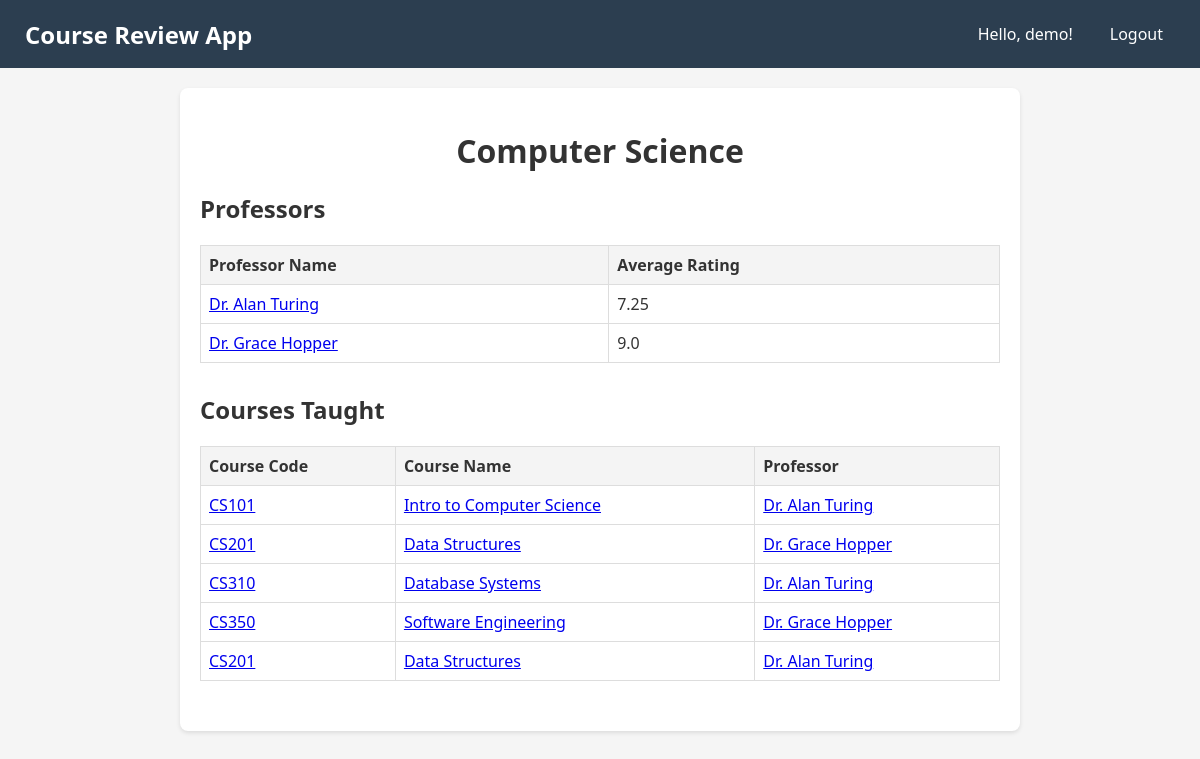
The page /department/1 (signed in) on the database its author committed.
### tables this page shows
CREATE TABLE departments (
    department_id INTEGER PRIMARY KEY AUTOINCREMENT,
    department_name TEXT UNIQUE
);

CREATE TABLE professors (
    professor_id INTEGER PRIMARY KEY AUTOINCREMENT,
    name TEXT NOT NULL
);

CREATE TABLE courses (
    course_code TEXT PRIMARY KEY,
    course_name TEXT NOT NULL, 
    department_id TEXT NOT NULL,
    FOREIGN KEY (department_id) REFERENCES departments(department_id)
);

### main.py (the view)
@app.route('/department/<int:department_id>')
@login_required
def department_detail(department_id):
    with get_db_connection() as conn:
        department = conn.execute('SELECT * FROM departments WHERE department_id = ?', (department_id,)).fetchone()
        if not department:
            abort(404)
        department_id = department['department_id']
        professors = conn.execute('''
            SELECT p.professor_id, p.name, AVG(r.professor_rating) as avg_rating
            FROM professors p
            JOIN courses c ON c.department_id = ?
            JOIN course_professors cp ON cp.professor_id = p.professor_id AND cp.course_code = c.course_code
            LEFT JOIN reviews r ON r.professor_id = p.professor_id
            GROUP BY p.professor_id, p.name
        ''', (department_id,)).fetchall()
        courses = conn.execute('''
            SELECT c.course_code, c.course_name, p.name as professor_name, p.professor_id
            FROM courses c
            JOIN course_professors cp ON c.course_code = cp.course_code
            JOIN professors p ON cp.professor_id = p.professor_id
            WHERE c.department_id = ?
        ''', (department_id,)).fetchall()
    return render_template('department_detail.html', department=department, professors=professors, courses=courses)

### main.py (called while the page is built)
def login_required(view):
    @wraps(view)
    def wrapped_view(**kwargs):
        if 'user_id' not in session:
            return redirect(url_for('login'))
        return view(**kwargs)
    return wrapped_view

def get_db_connection():
    conn = sqlite3.connect('database.db')
    conn.row_factory = sqlite3.Row
    return conn

### src/templates/department_detail.html (shortened to what this page needs)
{% extends 'base.html' %}
{% block content %}
<div class="department-dashboard">
    <h1>{{ department['department_name'] }}</h1>
    <div class="professors-list">
        <h2>Professors</h2>
        <table>
            <thead>
                <tr>
                    <th>Professor Name</th>
                    <th>Average Rating</th>
                </tr>
            </thead>
            <tbody>
                {% for professor in professors %}
                <tr>
                    <td><a href="{{ url_for('professor_detail', professor_id=professor['professor_id']) }}">{{ professor['name'] }}</a></td>
                    <td>{{ professor['avg_rating'] or 'N/A' }}</td>
                </tr>
                {% endfor %}
            </tbody>
        </table>
    </div>
    <div class="courses-list">
        <h2>Courses Taught</h2>
        <table>
            <thead>
                <tr>
                    <th>Course Code</th>
                    <th>Course Name</th>
                    <th>Professor</th>
                </tr>
            </thead>
            <tbody>
                {% for course in courses %}
                <tr>
                    <td><a href="{{ url_for('course_detail', course_code=course['course_code']) }}">{{ course['course_code'] }}</a></td>
                    <td><a href="{{ url_for('course_detail', course_code=course['course_code']) }}">{{ course['course_name'] }}</a></td>
                    <td><a href="{{ url_for('professor_detail', professor_id=course['professor_id']) }}">{{ course['professor_name'] }}</a></td>
                </tr>
                {% endfor %}
            </tbody>
        </table>
    </div>
</div>
{% endblock %}

### src/style.css (style rules this page uses)
body { background-color: white; color: black; font-family: sans-serif; margin: 0; }

### src/templates/department_detail.html (style rules this page uses)
.department-dashboard { max-width: 800px; margin: 0 auto; padding: 20px; background-color: #fff; border-radius: 8px; box-shadow: 0 2px 4px rgba(0, 0, 0, 0.1); }
.department-dashboard h1 { text-align: center; margin-bottom: 20px; }
.professors-list, .courses-list { margin-bottom: 30px; }
table { width: 100%; border-collapse: collapse; }
th, td { border: 1px solid #ddd; padding: 8px; text-align: left; }
th { background-color: #f4f4f4; }

### src/templates/base.html (style rules this page uses)
body { margin: 0; padding: 0; font-family: 'Segoe UI', Tahoma, Geneva, Verdana, sans-serif; background-color: #f5f5f5; color: #333; }

### rows shown on the page
departments: department_name "Computer Science"
professors: name "Dr. Alan Turing", professor "7.25"
professors: name "Dr. Grace Hopper", professor "9.0"
courses: course_code "CS101", course_name "Intro to Computer Science", professor_name "Dr. Alan Turing"
courses: course_code "CS201", course_name "Data Structures", professor_name "Dr. Grace Hopper", professor_name "Dr. Alan Turing"
courses: course_code "CS310", course_name "Database Systems", professor_name "Dr. Alan Turing"
courses: course_code "CS350", course_name "Software Engineering", professor_name "Dr. Grace Hopper"

### other values the page prints
{{ session['username'] }} "demo"
